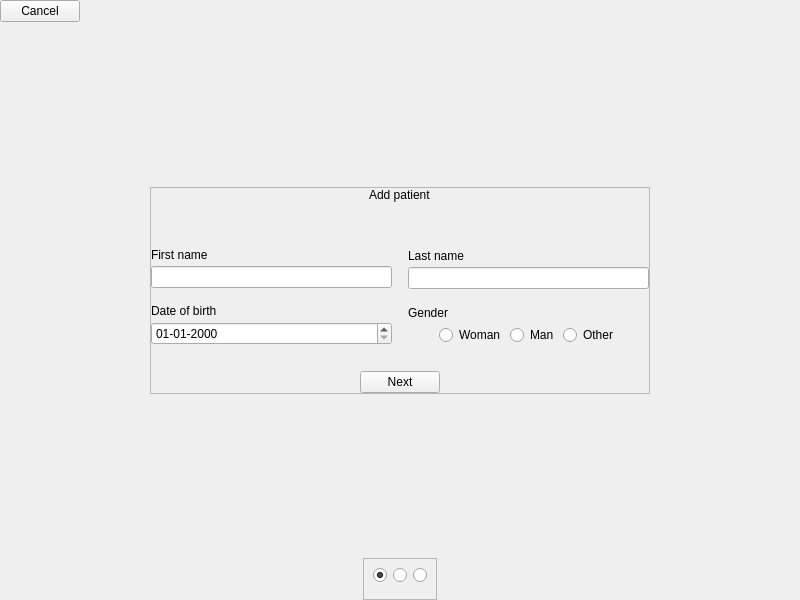
<?xml version="1.0" encoding="UTF-8"?>
<ui version="4.0">
 <class>upsert_patient</class>
 <widget class="QWidget" name="upsert_patient">
  <property name="geometry">
   <rect>
    <x>0</x>
    <y>0</y>
    <width>800</width>
    <height>600</height>
   </rect>
  </property>
  <property name="windowTitle">
   <string>Loggin</string>
  </property>
  <property name="styleSheet">
   <string notr="true"/>
  </property>
  <layout class="QVBoxLayout" name="verticalLayout">
   <property name="spacing">
    <number>0</number>
   </property>
   <property name="leftMargin">
    <number>0</number>
   </property>
   <property name="topMargin">
    <number>0</number>
   </property>
   <property name="rightMargin">
    <number>0</number>
   </property>
   <property name="bottomMargin">
    <number>0</number>
   </property>
   <item>
    <layout class="QHBoxLayout" name="ly_navigator">
     <property name="topMargin">
      <number>0</number>
     </property>
     <item>
      <widget class="NavigatorButton" name="bt_cancel">
       <property name="text">
        <string>Cancel</string>
       </property>
      </widget>
     </item>
     <item>
      <spacer name="horizontalSpacer_2">
       <property name="orientation">
        <enum>Qt::Horizontal</enum>
       </property>
       <property name="sizeHint" stdset="0">
        <size>
         <width>40</width>
         <height>20</height>
        </size>
       </property>
      </spacer>
     </item>
    </layout>
   </item>
   <item>
    <spacer name="verticalSpacer_3">
     <property name="orientation">
      <enum>Qt::Vertical</enum>
     </property>
     <property name="sizeHint" stdset="0">
      <size>
       <width>20</width>
       <height>40</height>
      </size>
     </property>
    </spacer>
   </item>
   <item alignment="Qt::AlignHCenter|Qt::AlignVCenter">
    <widget class="QFrame" name="c_center">
     <property name="minimumSize">
      <size>
       <width>500</width>
       <height>0</height>
      </size>
     </property>
     <property name="frameShape">
      <enum>QFrame::StyledPanel</enum>
     </property>
     <property name="frameShadow">
      <enum>QFrame::Raised</enum>
     </property>
     <layout class="QVBoxLayout" name="verticalLayout_2">
      <property name="leftMargin">
       <number>0</number>
      </property>
      <property name="topMargin">
       <number>0</number>
      </property>
      <property name="rightMargin">
       <number>0</number>
      </property>
      <property name="bottomMargin">
       <number>0</number>
      </property>
      <item alignment="Qt::AlignHCenter">
       <widget class="Label" name="lb_title">
        <property name="text">
         <string>Add patient</string>
        </property>
       </widget>
      </item>
      <item>
       <spacer name="verticalSpacer_2">
        <property name="orientation">
         <enum>Qt::Vertical</enum>
        </property>
        <property name="sizeHint" stdset="0">
         <size>
          <width>20</width>
          <height>40</height>
         </size>
        </property>
       </spacer>
      </item>
      <item>
       <layout class="QHBoxLayout" name="ly_inputs" stretch="1,1">
        <property name="spacing">
         <number>16</number>
        </property>
        <property name="leftMargin">
         <number>0</number>
        </property>
        <property name="topMargin">
         <number>0</number>
        </property>
        <item>
         <layout class="QVBoxLayout" name="ly_left_side" stretch="1,1">
          <property name="spacing">
           <number>16</number>
          </property>
          <property name="topMargin">
           <number>0</number>
          </property>
          <item>
           <layout class="QVBoxLayout" name="ly_first_name">
            <property name="spacing">
             <number>4</number>
            </property>
            <property name="topMargin">
             <number>0</number>
            </property>
            <item>
             <widget class="QLabel" name="lb_first_name">
              <property name="text">
               <string>First name</string>
              </property>
             </widget>
            </item>
            <item>
             <widget class="LineEdit" name="i_first_name"/>
            </item>
           </layout>
          </item>
          <item>
           <layout class="QVBoxLayout" name="ly_birth_date">
            <property name="spacing">
             <number>4</number>
            </property>
            <property name="topMargin">
             <number>0</number>
            </property>
            <item>
             <widget class="QLabel" name="lb_birth_date">
              <property name="text">
               <string>Date of birth</string>
              </property>
             </widget>
            </item>
            <item>
             <widget class="QDateEdit" name="i_birth_date">
              <property name="minimumDate">
               <date>
                <year>1900</year>
                <month>1</month>
                <day>1</day>
               </date>
              </property>
              <property name="displayFormat">
               <string>dd-MM-yyyy</string>
              </property>
             </widget>
            </item>
           </layout>
          </item>
         </layout>
        </item>
        <item>
         <layout class="QVBoxLayout" name="ly_right_side" stretch="1,1">
          <property name="spacing">
           <number>16</number>
          </property>
          <property name="topMargin">
           <number>0</number>
          </property>
          <item>
           <layout class="QVBoxLayout" name="c_last_name">
            <property name="spacing">
             <number>4</number>
            </property>
            <item>
             <widget class="QLabel" name="lb_last_name">
              <property name="text">
               <string>Last name</string>
              </property>
             </widget>
            </item>
            <item>
             <widget class="LineEdit" name="i_last_name"/>
            </item>
           </layout>
          </item>
          <item>
           <layout class="QVBoxLayout" name="ly_gender">
            <property name="spacing">
             <number>4</number>
            </property>
            <item>
             <widget class="QLabel" name="lb_gender">
              <property name="text">
               <string>Gender</string>
              </property>
             </widget>
            </item>
            <item>
             <layout class="QHBoxLayout" name="ly_gender_rb">
              <item>
               <spacer name="horizontalSpacer_3">
                <property name="orientation">
                 <enum>Qt::Horizontal</enum>
                </property>
                <property name="sizeHint" stdset="0">
                 <size>
                  <width>40</width>
                  <height>20</height>
                 </size>
                </property>
               </spacer>
              </item>
              <item>
               <widget class="QRadioButton" name="i_gender_f">
                <property name="text">
                 <string>Woman</string>
                </property>
               </widget>
              </item>
              <item>
               <widget class="QRadioButton" name="i_gender_m">
                <property name="text">
                 <string>Man</string>
                </property>
               </widget>
              </item>
              <item>
               <widget class="QRadioButton" name="i_gender_o">
                <property name="text">
                 <string>Other</string>
                </property>
               </widget>
              </item>
              <item>
               <spacer name="horizontalSpacer">
                <property name="orientation">
                 <enum>Qt::Horizontal</enum>
                </property>
                <property name="sizeHint" stdset="0">
                 <size>
                  <width>40</width>
                  <height>20</height>
                 </size>
                </property>
               </spacer>
              </item>
             </layout>
            </item>
           </layout>
          </item>
         </layout>
        </item>
       </layout>
      </item>
      <item>
       <spacer name="verticalSpacer">
        <property name="orientation">
         <enum>Qt::Vertical</enum>
        </property>
        <property name="sizeHint" stdset="0">
         <size>
          <width>20</width>
          <height>20</height>
         </size>
        </property>
       </spacer>
      </item>
      <item alignment="Qt::AlignHCenter">
       <widget class="Button" name="bt_next">
        <property name="text">
         <string>Next</string>
        </property>
       </widget>
      </item>
     </layout>
    </widget>
   </item>
   <item>
    <spacer name="verticalSpacer_4">
     <property name="orientation">
      <enum>Qt::Vertical</enum>
     </property>
     <property name="sizeHint" stdset="0">
      <size>
       <width>20</width>
       <height>40</height>
      </size>
     </property>
    </spacer>
   </item>
   <item alignment="Qt::AlignHCenter">
    <widget class="QFrame" name="c_rb_upsert_patient_views">
     <property name="frameShape">
      <enum>QFrame::StyledPanel</enum>
     </property>
     <property name="frameShadow">
      <enum>QFrame::Raised</enum>
     </property>
     <layout class="QHBoxLayout" name="horizontalLayout_2">
      <property name="bottomMargin">
       <number>16</number>
      </property>
      <item>
       <widget class="QRadioButton" name="i_upsert_patient_view">
        <property name="text">
         <string/>
        </property>
        <property name="checked">
         <bool>true</bool>
        </property>
       </widget>
      </item>
      <item>
       <widget class="QRadioButton" name="i_upsert_patient_mi_view">
        <property name="text">
         <string/>
        </property>
       </widget>
      </item>
      <item>
       <widget class="QRadioButton" name="i_upsert_patient_preview_view">
        <property name="text">
         <string/>
        </property>
       </widget>
      </item>
     </layout>
    </widget>
   </item>
  </layout>
 </widget>
 <customwidgets>
  <customwidget>
   <class>Label</class>
   <extends>QLabel</extends>
   <header>.promoted.label</header>
  </customwidget>
  <customwidget>
   <class>NavigatorButton</class>
   <extends>QPushButton</extends>
   <header location="global">.promoted.navigator_button</header>
  </customwidget>
  <customwidget>
   <class>Button</class>
   <extends>QPushButton</extends>
   <header>.promoted.button</header>
  </customwidget>
  <customwidget>
   <class>LineEdit</class>
   <extends>QLineEdit</extends>
   <header>.promoted.line_edit</header>
  </customwidget>
 </customwidgets>
 <resources/>
 <connections/>
</ui>
